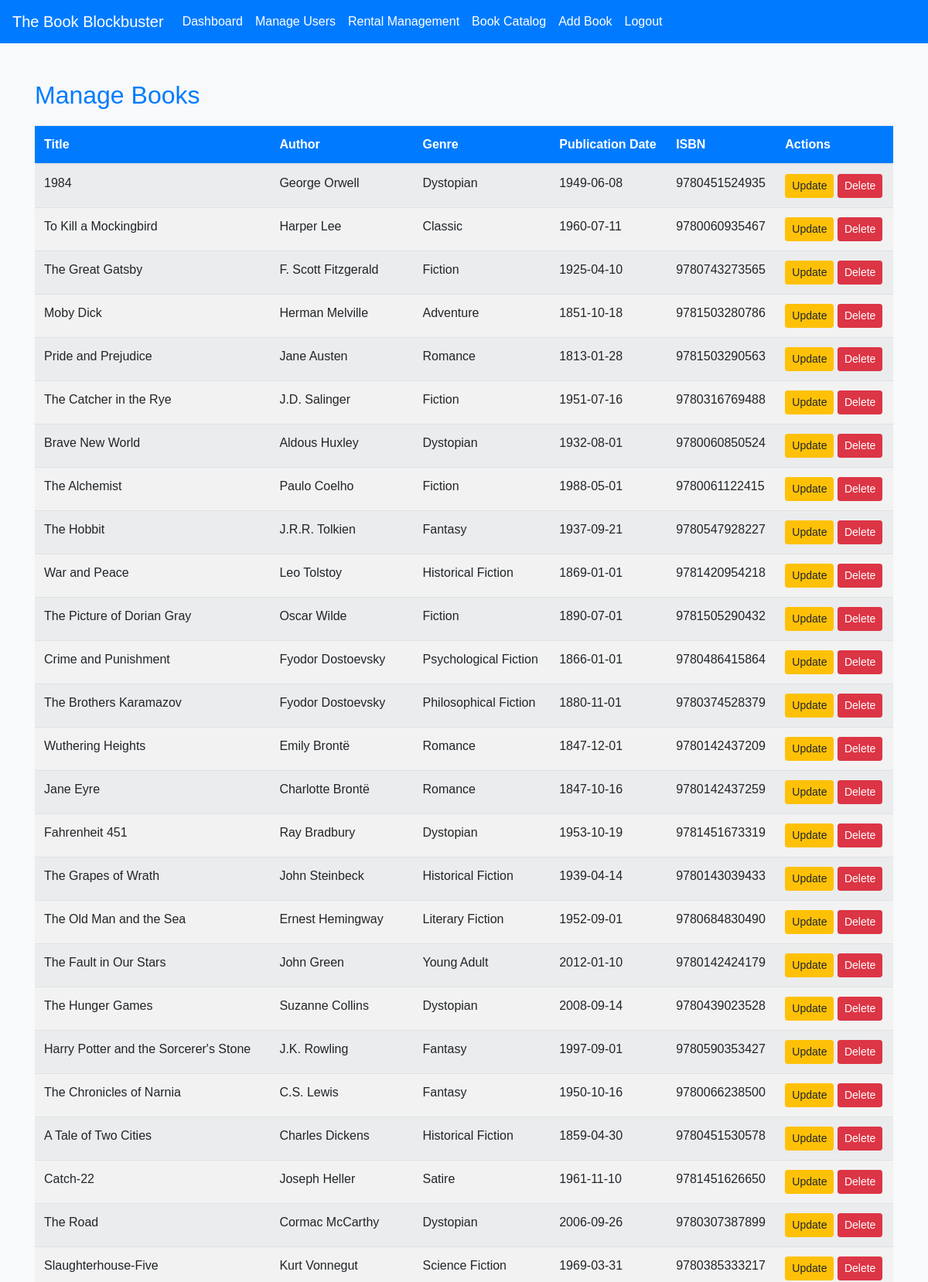
Screenshot of /public/manage_book.php (signed in, upper part) with the database file from the repository.
### tables this page shows
CREATE TABLE `books` (
  `book_id` int(11) NOT NULL,
  `title` varchar(255) NOT NULL,
  `author` varchar(100) DEFAULT NULL,
  `genre` varchar(50) DEFAULT NULL,
  `publication_date` date DEFAULT NULL,
  `isbn` varchar(20) DEFAULT NULL,
  `available` tinyint(1) DEFAULT 1,
  `created_at` timestamp NOT NULL DEFAULT current_timestamp(),
  `updated_at` timestamp NOT NULL DEFAULT current_timestamp() ON UPDATE current_timestamp(),
  `availability` enum('Available','Rented') DEFAULT 'Available'
);

### public/manage_book.php (the view, shortened to what this page needs)
<?php
require '../config/db.php';
$sql = "SELECT * FROM Books";
$stmt = $pdo->query($sql);
$books = $stmt->fetchAll();
?>
<!DOCTYPE html>
<html lang="en">
<head>
    <link rel="stylesheet" href="https://stackpath.bootstrapcdn.com/bootstrap/4.5.2/css/bootstrap.min.css">
    <link rel="stylesheet" href="../assets/style.css">
</head>
<body class="fade-in">
    <nav class="navbar navbar-expand-lg navbar-light">
        <a class="navbar-brand" href="dashboard_admin.php">The Book Blockbuster</a>
        <div class="collapse navbar-collapse" id="navbarNav">
            <ul class="navbar-nav">
                <li class="nav-item">
                    <a class="nav-link" href="dashboard_admin.php">Dashboard</a>
                </li>
                <li class="nav-item">
                    <a class="nav-link" href="manage_users.php">Manage Users</a>
                </li>
                <li class="nav-item">
                    <a class="nav-link" href="rental_management.php">Rental Management</a>
                </li>
                <li class="nav-item">
                    <a class="nav-link" href="book_catalog.php">Book Catalog</a>
                </li>
                <li class="nav-item">
                    <a class="nav-link" href="add_book.php">Add Book</a>
                </li>
                <li class="nav-item">
                    <a class="nav-link" href="../includes/logout.php">Logout</a>
                </li>
            </ul>
        </div>
    </nav>
    <div class="container mt-5">
        <h2>Manage Books</h2>
        <table class="table table-striped">
            <thead>
                <tr>
                    <th>Title</th>
                    <th>Author</th>
                    <th>Genre</th>
                    <th>Publication Date</th>
                    <th>ISBN</th>
                    <th>Actions</th>
                </tr>
            </thead>
            <tbody>
                <?php foreach ($books as $book): ?>
                    <tr>
                        <td><?php echo htmlspecialchars($book['title']); ?></td>
                        <td><?php echo htmlspecialchars($book['author']); ?></td>
                        <td><?php echo htmlspecialchars($book['genre']); ?></td>
                        <td><?php echo htmlspecialchars($book['publication_date']); ?></td>
                        <td><?php echo htmlspecialchars($book['isbn']); ?></td>
                        <td>
                            <a href="update_book.php?id=<?php echo $book['book_id']; ?>" class="btn btn-warning btn-sm">Update</a>
                            <a href="../includes/delete_book.php?id=<?php echo $book['book_id']; ?>" class="btn btn-danger btn-sm" onclick="return confirm('Are you sure you want to delete this book?');">Delete</a>
                        </td>
                    </tr>
                <?php endforeach; ?>
            </tbody>
        </table>
    </div>
</body>
</html>

### assets/style.css (style rules this page uses)
body { font-family: Arial, sans-serif; background-color: #f8f9fa; color: #343a40; }
.navbar { background-color: #007bff; }
.navbar-brand, .nav-link { color: white !important; }
h1, h2 { color: #007bff; }
.fade-in { animation: fadeIn 1s ease-in; }
table { width: 100%; margin-top: 20px; }
th, td { text-align: left; padding: 12px; }
th { background-color: #007bff; color: white; }
tr:nth-child(even) { background-color: #f2f2f2; }

### rows the page displays
books: title "1984", author "George Orwell", genre "Dystopian", publication_date "1949-06-08", isbn "9780451524935"
books: title "To Kill a Mockingbird", author "Harper Lee", genre "Classic", publication_date "1960-07-11", isbn "9780060935467"
books: title "The Great Gatsby", author "F. Scott Fitzgerald", genre "Fiction", publication_date "1925-04-10", isbn "9780743273565"
books: title "Moby Dick", author "Herman Melville", genre "Adventure", publication_date "1851-10-18", isbn "9781503280786"
books: title "Pride and Prejudice", author "Jane Austen", genre "Romance", publication_date "1813-01-28", isbn "9781503290563"
books: title "The Catcher in the Rye", author "J.D. Salinger", genre "Fiction", publication_date "1951-07-16", isbn "9780316769488"
books: title "Brave New World", author "Aldous Huxley", genre "Dystopian", publication_date "1932-08-01", isbn "9780060850524"
books: title "The Alchemist", author "Paulo Coelho", genre "Fiction", publication_date "1988-05-01", isbn "9780061122415"
books: title "The Hobbit", author "J.R.R. Tolkien", genre "Fantasy", publication_date "1937-09-21", isbn "9780547928227"
books: title "War and Peace", author "Leo Tolstoy", genre "Historical Fiction", publication_date "1869-01-01", isbn "9781420954218"
books: title "The Picture of Dorian Gray", author "Oscar Wilde", genre "Fiction", publication_date "1890-07-01", isbn "9781505290432"
books: title "Crime and Punishment", author "Fyodor Dostoevsky", genre "Psychological Fiction", publication_date "1866-01-01", isbn "9780486415864"
books: title "The Brothers Karamazov", author "Fyodor Dostoevsky", genre "Philosophical Fiction", publication_date "1880-11-01", isbn "9780374528379"
books: title "Wuthering Heights", author "Emily Brontë", genre "Romance", publication_date "1847-12-01", isbn "9780142437209"
books: title "Jane Eyre", author "Charlotte Brontë", genre "Romance", publication_date "1847-10-16", isbn "9780142437259"
books: title "Fahrenheit 451", author "Ray Bradbury", genre "Dystopian", publication_date "1953-10-19", isbn "9781451673319"
books: title "The Grapes of Wrath", author "John Steinbeck", genre "Historical Fiction", publication_date "1939-04-14", isbn "9780143039433"
books: title "The Old Man and the Sea", author "Ernest Hemingway", genre "Literary Fiction", publication_date "1952-09-01", isbn "9780684830490"
books: title "The Fault in Our Stars", author "John Green", genre "Young Adult", publication_date "2012-01-10", isbn "9780142424179"
books: title "The Hunger Games", author "Suzanne Collins", genre "Dystopian", publication_date "2008-09-14", isbn "9780439023528"
books: title "Harry Potter and the Sorcerer's Stone", author "J.K. Rowling", genre "Fantasy", publication_date "1997-09-01", isbn "9780590353427"
books: title "The Chronicles of Narnia", author "C.S. Lewis", genre "Fantasy", publication_date "1950-10-16", isbn "9780066238500"
books: title "A Tale of Two Cities", author "Charles Dickens", genre "Historical Fiction", publication_date "1859-04-30", isbn "9780451530578"
books: title "Catch-22", author "Joseph Heller", genre "Satire", publication_date "1961-11-10", isbn "9781451626650"
books: title "The Road", author "Cormac McCarthy", genre "Dystopian", publication_date "2006-09-26", isbn "9780307387899"
books: title "Slaughterhouse-Five", author "Kurt Vonnegut", genre "Science Fiction", publication_date "1969-03-31", isbn "9780385333217"
